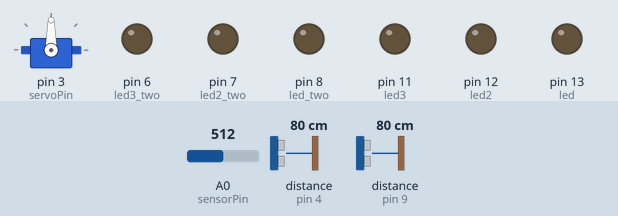
Recording of a sketch running on a simulated Arduino Uno, built with avr-gcc and run on an emulated ATmega328P. Parts: servo, output pins drawn as LEDs (lit = HIGH). Wiring (inferred from the names in the program): 2 × ultrasonic range finder: trigger pin 5, echo pin 4 / trigger pin 10, echo pin 9. The test bench sets the inputs (shaded band); at power-on: A0 (sensorPin) = 512, distance to the obstacle (sensors on pin 4, pin 9) 80 cm. The echo pulse lasts 58.3 µs per cm; pins used as bus, display or sensor lines are not drawn; what the sketch prints to the serial monitor is not drawn.

Above: at 1.2 s.
1.3 s: A0 (sensorPin) set to 539
2.8 s: A0 (sensorPin) set to 566
At 5.7 s:
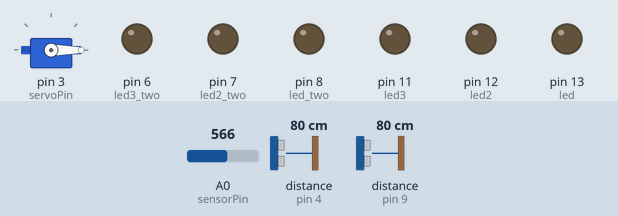
5.8 s: distance to the obstacle (sensor on pin 4) set to 45 cm
7.3 s: distance to the obstacle (sensor on pin 4) set to 37 cm
At 7.9 s:
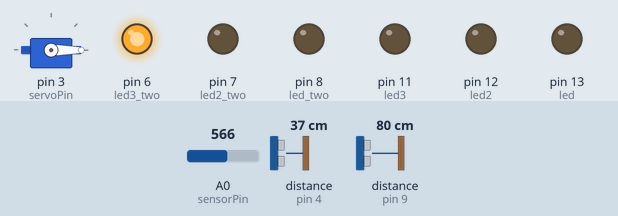
8.8 s: distance to the obstacle (sensor on pin 9) set to 45 cm
10.3 s: distance to the obstacle (sensor on pin 9) set to 37 cm
At 10.9 s:
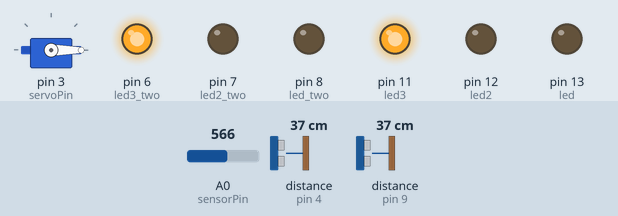
Timing chart, 0 to 12.8 s (numbered marks = the images above; inputs shaded):
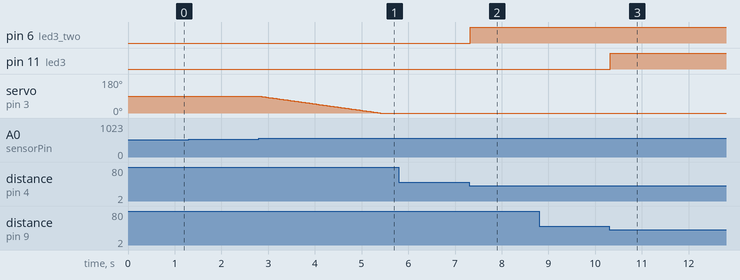

The sketch:

sally_selfie.ino
```cpp
#define trigPin 10
#define echoPin 9
#define led 13 //green
#define led2 12 //yellow
#define led3 11 //red

//2nd sensor
#define trigPin_two 5
#define echoPin_two 4
#define led_two 8 //green
#define led2_two 7 //yellow
#define led3_two 6 //red

//servo control set uo
#include <Servo.h>

int sensorPin = A0;
int servoPin  = 3;

int sensorValue = 0;
int servoGrad = 90;
int tolerance = 40;

Servo myservo;


void setup() {
  Serial.begin (9600);
  pinMode(trigPin, OUTPUT);
  pinMode(echoPin, INPUT);
  pinMode(led, OUTPUT);
  pinMode(led2, OUTPUT);
  pinMode(led3, OUTPUT);

//2nd sensor
  pinMode(trigPin_two, OUTPUT);
  pinMode(echoPin_two, INPUT);
  pinMode(led_two, OUTPUT);
  pinMode(led2_two, OUTPUT);
  pinMode(led3_two, OUTPUT);

 //motor
  pinMode( sensorPin, INPUT);
  myservo.attach( servoPin );
  myservo.write( servoGrad );


}

void loop() {

//motor
  sensorValue = analogRead(sensorPin);
  if ( sensorValue < (512-tolerance) )
  {
    if (servoGrad < 180) servoGrad++;
  }

  if ( sensorValue > (512+tolerance) )
  {
    if (servoGrad > 0) servoGrad--;
  }

  myservo.write( servoGrad );

  delay(1);


//ultrasound
  long duration, distance;
  digitalWrite(trigPin, LOW);
  delayMicroseconds(2);

  digitalWrite(trigPin, HIGH);
  delayMicroseconds(10);

  digitalWrite(trigPin, LOW);

  duration = pulseIn(echoPin, HIGH);
  distance = (duration/2) / 29.1;

//1st led
  if (distance <= 10) {
    digitalWrite(led, HIGH);
}
  else {
    digitalWrite(led,LOW);
  }

  //2nd led
  if (distance < 20) {
      digitalWrite(led2, HIGH);
}
  else {
      digitalWrite(led2, LOW);
  }

  //3rd led
  if (distance < 40) {
      digitalWrite(led3, HIGH);
}
  else {
    digitalWrite(led3, LOW);
  }

  //out of range
  if (distance > 30 || distance <= 0){
    Serial.println("Out of range");
  }
  else {
    Serial.print(distance);
    Serial.println(" cm");
  }


  //2nd sensor
  digitalWrite(trigPin_two, LOW);
  delayMicroseconds(2);

  digitalWrite(trigPin_two, HIGH);
  delayMicroseconds(10);

  digitalWrite(trigPin_two, LOW);

  duration = pulseIn(echoPin_two, HIGH);
  distance = (duration/2) / 29.1;

//1st led
  if (distance <= 10) {
    digitalWrite(led_two, HIGH);
}
  else {
    digitalWrite(led_two,LOW);
  }

  //2nd led
  if (distance < 20) {
      digitalWrite(led2_two, HIGH);
}
  else {
      digitalWrite(led2_two, LOW);
  }

  //3rd led
  if (distance < 40) {
      digitalWrite(led3_two, HIGH);
}
  else {
    digitalWrite(led3_two, LOW);
  }

  //out of range
  if (distance > 30 || distance <= 0){
    Serial.println("Out of range");
  }
  else {
    Serial.print(distance);
    Serial.println(" cm");
  }
  delay(10);
}
```

Measured:
- the behaviour switches between 552 and 553 on A0 (sensorPin) (found by bisection; images 0 and 1)
- the behaviour switches between 41 and 40 cm on distance to the obstacle (sensor on pin 4) (found by bisection; images 1 and 2)
- the behaviour switches between 41 and 40 cm on distance to the obstacle (sensor on pin 9) (found by bisection; images 2 and 3)
- after the input at 1.3 s, every drawn part: stays the same
- after the input at 2.8 s, servo on pin 3 (servoPin): moves from 90° to 0° over 2.6 s, starting at once
- after the input at 5.8 s, every drawn part: stays the same
- after the input at 7.3 s, pin 6 (led3_two): LOW → HIGH at once
- after the input at 8.8 s, every drawn part: stays the same
- after the input at 10.3 s, pin 11 (led3): LOW → HIGH at once
